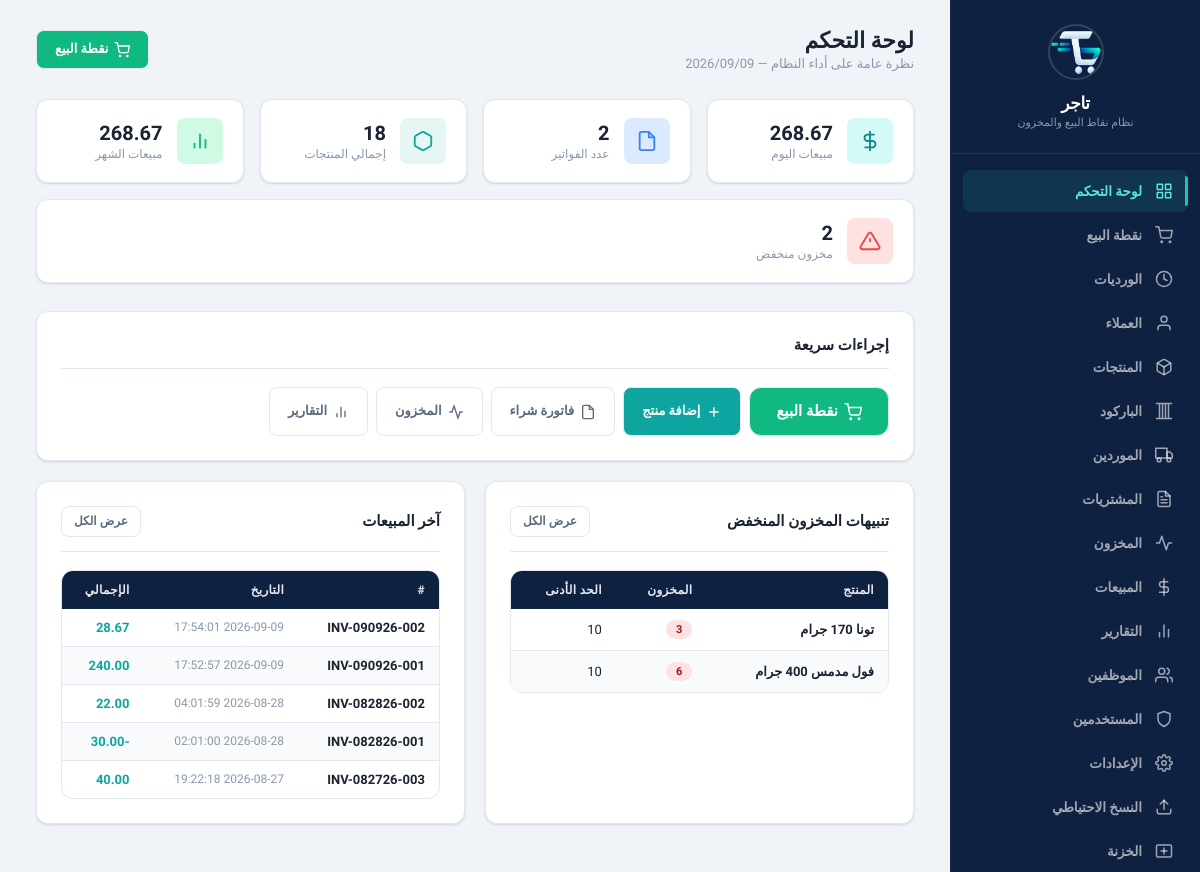
Page /?page=dashboard (signed in) on the committed database.
### tables this page shows
CREATE TABLE products (
    id INTEGER PRIMARY KEY AUTOINCREMENT,
    name TEXT NOT NULL,
    barcode TEXT DEFAULT NULL,
    plu_code TEXT DEFAULT NULL,
    type TEXT NOT NULL DEFAULT 'unit' CHECK(type IN ('unit', 'pack', 'weight')),
    purchase_price REAL NOT NULL DEFAULT 0,
    sale_price_unit REAL NOT NULL DEFAULT 0,
    sale_price_pack REAL DEFAULT NULL,
    pack_quantity INTEGER DEFAULT NULL,
    stock_quantity REAL NOT NULL DEFAULT 0,
    min_stock REAL NOT NULL DEFAULT 0,
    category TEXT DEFAULT NULL,
    notes TEXT DEFAULT NULL,
    is_active INTEGER NOT NULL DEFAULT 1,
    created_at TEXT NOT NULL DEFAULT (datetime('now', 'localtime')),
    updated_at TEXT NOT NULL DEFAULT (datetime('now', 'localtime'))
, pack_type TEXT DEFAULT 'كرتونة', pack_unit_quantity INTEGER DEFAULT NULL, pack_purchase_price REAL DEFAULT NULL, pack_sale_price REAL DEFAULT NULL, barcode2 TEXT DEFAULT NULL, barcode3 TEXT DEFAULT NULL, category_id INTEGER DEFAULT NULL);

CREATE TABLE sales (
    id INTEGER PRIMARY KEY AUTOINCREMENT,
    sale_number INTEGER DEFAULT NULL,
    datetime TEXT NOT NULL DEFAULT (datetime('now', 'localtime')),
    subtotal REAL NOT NULL DEFAULT 0,
    discount REAL NOT NULL DEFAULT 0,
    total REAL NOT NULL DEFAULT 0,
    payment_method TEXT NOT NULL DEFAULT 'cash' CHECK(payment_method IN ('cash', 'card', 'other', 'credit')),
    notes TEXT DEFAULT NULL,
    created_at TEXT NOT NULL DEFAULT (datetime('now', 'localtime')),
    type TEXT DEFAULT 'sale',
    status TEXT DEFAULT 'completed',
    parent_sale_id INTEGER DEFAULT NULL,
    customer_id INTEGER DEFAULT NULL,
    shift_id INTEGER DEFAULT NULL,
    amount_paid REAL DEFAULT NULL,
    change_amount REAL DEFAULT NULL, invoice_number TEXT DEFAULT NULL,
    FOREIGN KEY (parent_sale_id) REFERENCES sales(id) ON DELETE SET NULL
);

### www/app/controllers/DashboardController.php (called while the page is built)
<?php
class DashboardController {
    private $reportService;
    public function __construct() {
        $this->reportService = new ReportService();
    }
    public function index() {
        $summary = $this->reportService->dashboardSummary();
        $lowStock = $this->reportService->lowStock();
        $recentSales = (new SaleRepository())->getAll('', '', 5, 'sale', 'active');
        include APP_PATH . '/views/layout/header.php';
        include APP_PATH . '/views/dashboard/index.php';
        include APP_PATH . '/views/layout/footer.php';
    }
}

### www/app/config/database.php (called while the page is built, shortened)
<?php
class Database {
    private static $instance = null;
    private $pdo;
    private function __construct() {
        $this->dbPath = __DIR__ . '/../../data/pos_system.db';
        try {
            $this->pdo = new PDO('sqlite:' . $this->dbPath);
            $this->pdo->setAttribute(PDO::ATTR_ERRMODE, PDO::ERRMODE_EXCEPTION);
            $this->pdo->setAttribute(PDO::ATTR_DEFAULT_FETCH_MODE, PDO::FETCH_ASSOC);
            $this->pdo->exec('PRAGMA journal_mode = WAL');
            $this->pdo->exec('PRAGMA foreign_keys = ON');
            $this->pdo->exec('PRAGMA busy_timeout = 5000');
            $this->pdo->exec('PRAGMA synchronous = NORMAL');
            $this->pdo->exec('PRAGMA cache_size = -8000');
            $this->pdo->exec('PRAGMA temp_store = MEMORY');
        } catch (PDOException $e) {
            die('Database connection failed: ' . $e->getMessage());
        }
    }
    public static function getInstance() {
        if (self::$instance === null) {
            self::$instance = new self();
        }
        return self::$instance;
    }
    public function getConnection() {
        return $this->pdo;
    }
    public function migrate() {
        $this->pdo->exec(
            "CREATE TABLE IF NOT EXISTS migrations (
                id INTEGER PRIMARY KEY AUTOINCREMENT,
                filename TEXT NOT NULL UNIQUE,
                applied_at TEXT NOT NULL DEFAULT (datetime('now', 'localtime'))
            )"
        );
    }
}

### www/app/services/ReportService.php (called while the page is built, shortened)
<?php
class ReportService {
    private $db;
    public function __construct() {
        $this->db = Database::getInstance()->getConnection();
    }
    private static function dateBoundaries($dateFrom, $dateTo) {
        $start = $dateFrom . ' 00:00:00';
        $endExclusive = date('Y-m-d', strtotime($dateTo . ' +1 day')) . ' 00:00:00';
        return [$start, $endExclusive];
    }
    public function lowStock() {
        $stmt = $this->db->prepare(
            "SELECT * FROM products
             WHERE is_active = 1 AND stock_quantity <= min_stock AND min_stock > 0
             ORDER BY (stock_quantity / CASE WHEN min_stock > 0 THEN min_stock ELSE 1 END) ASC"
        );
        $stmt->execute();
        return $stmt->fetchAll();
    }
    public function dashboardSummary() {
        $today = date('Y-m-d');
        [$start, $endExclusive] = self::dateBoundaries($today, $today);
        $todayStmt = $this->db->prepare(
            "SELECT COUNT(*) as sales_count, COALESCE(SUM(total), 0) as sales_total
             FROM sales
             WHERE datetime >= :start AND datetime < :end
               AND status != 'voided'
               AND type = 'sale'"
        );
        $todayStmt->execute([':start' => $start, ':end' => $endExclusive]);
        $today = $todayStmt->fetch();
        $prodStmt = $this->db->prepare("SELECT COUNT(*) FROM products WHERE is_active = 1");
        $prodStmt->execute();
        $productCount = $prodStmt->fetchColumn();
        $lowStmt = $this->db->prepare(
            "SELECT COUNT(*) FROM products WHERE is_active = 1 AND stock_quantity <= min_stock AND min_stock > 0"
        );
        $lowStmt->execute();
        $lowStockCount = $lowStmt->fetchColumn();
        $monthStart = date('Y-m-01');
        $monthEndExclusive = date('Y-m-d', strtotime('+1 day')) . ' 00:00:00';
        $monthStmt = $this->db->prepare(
            "SELECT COALESCE(SUM(total), 0) as total FROM sales
             WHERE datetime >= :start AND datetime < :end
               AND status != 'voided'
               AND type = 'sale'"
        );
        $monthStmt->execute([':start' => $monthStart . ' 00:00:00', ':end' => $monthEndExclusive]);
        $monthTotal = $monthStmt->fetchColumn();
        return [
            'today_sales_count' => $today['sales_count'],
            'today_sales_total' => $today['sales_total'],
            'product_count' => $productCount,
            'low_stock_count' => $lowStockCount,
            'month_total' => $monthTotal,
        ];
    }
}

### www/app/repositories/SaleRepository.php (called while the page is built, shortened)
<?php
class SaleRepository {
    private $db;
    public function __construct() {
        $this->db = Database::getInstance()->getConnection();
    }
    public function getAll($dateFrom = '', $dateTo = '', $limit = 500, $type = '', $status = '') {
        $sql = "SELECT * FROM sales WHERE 1=1";
        $params = [];
        if ($type !== '') {
            $sql .= " AND type = :type";
            $params[':type'] = $type;
        }
        if ($status === 'active') {
            $sql .= " AND status != 'voided'";
        } elseif ($status !== '') {
            $sql .= " AND status = :status";
            $params[':status'] = $status;
        }
        $sql .= " ORDER BY datetime DESC LIMIT :limit";
        $stmt = $this->db->prepare($sql);
        foreach ($params as $key => $val) {
            $stmt->bindValue($key, $val);
        }
        $stmt->bindValue(':limit', $limit, PDO::PARAM_INT);
        $stmt->execute();
        return $stmt->fetchAll();
    }
}

### www/app/views/dashboard/index.php (the view)
<div class="page-header">
    <div>
        <h1>لوحة التحكم</h1>
        <p class="subtitle">نظرة عامة على أداء النظام — <?= date('Y/m/d') ?></p>
    </div>
    <div class="btn-group">
        <a href="?page=pos" class="btn btn-success">
            <svg width="16" height="16" viewBox="0 0 24 24" fill="none" stroke="currentColor" stroke-width="2"><circle cx="9" cy="21" r="1"></circle><circle cx="20" cy="21" r="1"></circle><path d="M1 1h4l2.68 13.39a2 2 0 0 0 2 1.61h9.72a2 2 0 0 0 2-1.61L23 6H6"></path></svg>
            نقطة البيع
        </a>
    </div>
</div>
<div class="stats-grid">
    <div class="stat-card">
        <div class="stat-icon teal">
            <svg viewBox="0 0 24 24" fill="none" stroke="currentColor" stroke-width="2"><line x1="12" y1="1" x2="12" y2="23"></line><path d="M17 5H9.5a3.5 3.5 0 0 0 0 7h5a3.5 3.5 0 0 1 0 7H6"></path></svg>
        </div>
        <div class="stat-info">
            <h4><?= number_format($summary['today_sales_total'] ?? 0, 2) ?></h4>
            <p>مبيعات اليوم</p>
        </div>
    </div>
    <div class="stat-card">
        <div class="stat-icon blue">
            <svg viewBox="0 0 24 24" fill="none" stroke="currentColor" stroke-width="2"><path d="M14 2H6a2 2 0 0 0-2 2v16a2 2 0 0 0 2 2h12a2 2 0 0 0 2-2V8z"></path><polyline points="14 2 14 8 20 8"></polyline></svg>
        </div>
        <div class="stat-info">
            <h4><?= $summary['today_sales_count'] ?? 0 ?></h4>
            <p>عدد الفواتير</p>
        </div>
    </div>
    <div class="stat-card">
        <div class="stat-icon purple">
            <svg viewBox="0 0 24 24" fill="none" stroke="currentColor" stroke-width="2"><path d="M21 16V8a2 2 0 0 0-1-1.73l-7-4a2 2 0 0 0-2 0l-7 4A2 2 0 0 0 3 8v8a2 2 0 0 0 1 1.73l7 4a2 2 0 0 0 2 0l7-4A2 2 0 0 0 21 16z"></path></svg>
        </div>
        <div class="stat-info">
            <h4><?= $summary['product_count'] ?? 0 ?></h4>
            <p>إجمالي المنتجات</p>
        </div>
    </div>
    <div class="stat-card">
        <div class="stat-icon green">
            <svg viewBox="0 0 24 24" fill="none" stroke="currentColor" stroke-width="2"><line x1="18" y1="20" x2="18" y2="10"></line><line x1="12" y1="20" x2="12" y2="4"></line><line x1="6" y1="20" x2="6" y2="14"></line></svg>
        </div>
        <div class="stat-info">
            <h4><?= number_format($summary['month_total'] ?? 0, 2) ?></h4>
            <p>مبيعات الشهر</p>
        </div>
    </div>
    <div class="stat-card">
        <div class="stat-icon red">
            <svg viewBox="0 0 24 24" fill="none" stroke="currentColor" stroke-width="2"><path d="M10.29 3.86L1.82 18a2 2 0 0 0 1.71 3h16.94a2 2 0 0 0 1.71-3L13.71 3.86a2 2 0 0 0-3.42 0z"></path><line x1="12" y1="9" x2="12" y2="13"></line><line x1="12" y1="17" x2="12.01" y2="17"></line></svg>
        </div>
        <div class="stat-info">
            <h4><?= $summary['low_stock_count'] ?? 0 ?></h4>
            <p>مخزون منخفض</p>
        </div>
    </div>
</div>
<div class="card">
    <div class="card-header">
        <h3>إجراءات سريعة</h3>
    </div>
    <div class="btn-group">
        <a href="?page=pos" class="btn btn-success btn-lg">
            <svg width="18" height="18" viewBox="0 0 24 24" fill="none" stroke="currentColor" stroke-width="2"><circle cx="9" cy="21" r="1"></circle><circle cx="20" cy="21" r="1"></circle><path d="M1 1h4l2.68 13.39a2 2 0 0 0 2 1.61h9.72a2 2 0 0 0 2-1.61L23 6H6"></path></svg>
            نقطة البيع
        </a>
        <a href="?page=products&action=create" class="btn btn-primary">
            <svg width="16" height="16" viewBox="0 0 24 24" fill="none" stroke="currentColor" stroke-width="2"><line x1="12" y1="5" x2="12" y2="19"></line><line x1="5" y1="12" x2="19" y2="12"></line></svg>
            إضافة منتج
        </a>
        <a href="?page=purchases&action=create" class="btn btn-outline">
            <svg width="16" height="16" viewBox="0 0 24 24" fill="none" stroke="currentColor" stroke-width="2"><path d="M14 2H6a2 2 0 0 0-2 2v16a2 2 0 0 0 2 2h12a2 2 0 0 0 2-2V8z"></path><polyline points="14 2 14 8 20 8"></polyline></svg>
            فاتورة شراء
        </a>
        <a href="?page=inventory" class="btn btn-outline">
            <svg width="16" height="16" viewBox="0 0 24 24" fill="none" stroke="currentColor" stroke-width="2"><path d="M22 12h-4l-3 9L9 3l-3 9H2"></path></svg>
            المخزون
        </a>
        <a href="?page=reports" class="btn btn-outline">
            <svg width="16" height="16" viewBox="0 0 24 24" fill="none" stroke="currentColor" stroke-width="2"><line x1="18" y1="20" x2="18" y2="10"></line><line x1="12" y1="20" x2="12" y2="4"></line><line x1="6" y1="20" x2="6" y2="14"></line></svg>
            التقارير
        </a>
    </div>
</div>
<div class="dashboard-grid">
    <div class="card">
        <div class="card-header">
            <h3>تنبيهات المخزون المنخفض</h3>
            <a href="?page=inventory" class="btn btn-sm btn-ghost">عرض الكل</a>
        </div>
        <?php if (!empty($lowStock)): ?>
        <div class="table-wrapper">
            <table>
                <thead>
                    <tr>
                        <th>المنتج</th>
                        <th>المخزون</th>
                        <th>الحد الأدنى</th>
                    </tr>
                </thead>
                <tbody>
                    <?php foreach (array_slice($lowStock, 0, 5) as $p): ?>
                    <tr>
                        <td class="fw-bold"><?= htmlspecialchars($p['name']) ?></td>
                        <td><span class="badge badge-danger"><?= $p['stock_quantity'] ?></span></td>
                        <td><?= $p['min_stock'] ?></td>
                    </tr>
                    <?php endforeach; ?>
                </tbody>
            </table>
        </div>
        <?php else: ?>
        <div class="empty-state">
            <p>جميع المنتجات في المستوى الآمن</p>
        </div>
        <?php endif; ?>
    </div>
    <div class="card">
        <div class="card-header">
            <h3>آخر المبيعات</h3>
            <a href="?page=sales" class="btn btn-sm btn-ghost">عرض الكل</a>
        </div>
        <?php if (!empty($recentSales)): ?>
        <div class="table-wrapper">
            <table>
                <thead>
                    <tr>
                        <th>#</th>
                        <th>التاريخ</th>
                        <th>الإجمالي</th>
                    </tr>
                </thead>
                <tbody>
                    <?php foreach ($recentSales as $s): ?>
                    <tr>
                        <td class="fw-bold"><?= $s['invoice_number'] ?? ('#' . $s['id']) ?></td>
                        <td class="fs-sm text-muted"><?= $s['datetime'] ?></td>
                        <td class="fw-bold text-accent"><?= number_format($s['total'], 2) ?></td>
                    </tr>
                    <?php endforeach; ?>
                </tbody>
            </table>
        </div>
        <?php else: ?>
        <div class="empty-state">
            <p>لا توجد مبيعات بعد</p>
        </div>
        <?php endif; ?>
    </div>
</div>

### rows in the picture
products: name "تونا 170 جرام", stock_quantity "3", min_stock "10"
products: name "فول مدمس 400 جرام", stock_quantity "6", min_stock "10"
sales: invoice_number "INV-090926-002", datetime "2026-09-09 17:54:01", total "28.67"
sales: invoice_number "INV-090926-001", datetime "2026-09-09 17:52:57", total "240.00"
sales: invoice_number "INV-082826-002", datetime "2026-08-28 04:01:59", total "22.00"
sales: invoice_number "INV-082826-001", datetime "2026-08-28 02:01:00", total "-30.00"
sales: invoice_number "INV-082726-003", datetime "2026-08-27 19:22:18", total "40.00"

### other values in the picture
$summary['today_sales_total'] "268.67"
$summary['today_sales_count'] "2"
$summary['product_count'] "18"
$summary['month_total'] "268.67"
$summary['low_stock_count'] "2"
